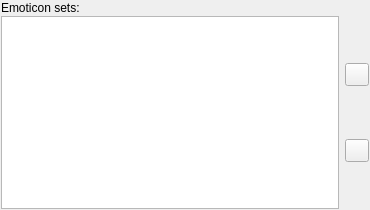
<?xml version="1.0" encoding="UTF-8"?>
<ui version="4.0">
 <class>EmoticonsOptionsClass</class>
 <widget class="QWidget" name="EmoticonsOptionsClass">
  <property name="geometry">
   <rect>
    <x>0</x>
    <y>0</y>
    <width>370</width>
    <height>210</height>
   </rect>
  </property>
  <property name="sizePolicy">
   <sizepolicy hsizetype="Preferred" vsizetype="Expanding">
    <horstretch>0</horstretch>
    <verstretch>0</verstretch>
   </sizepolicy>
  </property>
  <layout class="QVBoxLayout" name="verticalLayout">
   <property name="spacing">
    <number>1</number>
   </property>
   <property name="leftMargin">
    <number>1</number>
   </property>
   <property name="topMargin">
    <number>1</number>
   </property>
   <property name="rightMargin">
    <number>1</number>
   </property>
   <property name="bottomMargin">
    <number>1</number>
   </property>
   <item>
    <widget class="QLabel" name="lblEmoticons">
     <property name="sizePolicy">
      <sizepolicy hsizetype="MinimumExpanding" vsizetype="Preferred">
       <horstretch>0</horstretch>
       <verstretch>0</verstretch>
      </sizepolicy>
     </property>
     <property name="text">
      <string>Emoticon sets:</string>
     </property>
    </widget>
   </item>
   <item>
    <layout class="QHBoxLayout" name="horizontalLayout">
     <item>
      <widget class="QListWidget" name="lwtEmoticons">
       <property name="sizePolicy">
        <sizepolicy hsizetype="Expanding" vsizetype="Expanding">
         <horstretch>0</horstretch>
         <verstretch>0</verstretch>
        </sizepolicy>
       </property>
       <property name="whatsThis">
        <string>Here you can select emoticon sets and mark those of them to be used</string>
       </property>
      </widget>
     </item>
     <item>
      <widget class="QWidget" name="wdtButtons" native="true">
       <property name="sizePolicy">
        <sizepolicy hsizetype="Minimum" vsizetype="MinimumExpanding">
         <horstretch>0</horstretch>
         <verstretch>0</verstretch>
        </sizepolicy>
       </property>
       <layout class="QVBoxLayout">
        <property name="leftMargin">
         <number>0</number>
        </property>
        <property name="topMargin">
         <number>0</number>
        </property>
        <property name="rightMargin">
         <number>0</number>
        </property>
        <property name="bottomMargin">
         <number>0</number>
        </property>
        <item>
         <widget class="QToolButton" name="tbtUp">
          <property name="statusTip">
           <string>Priority Up</string>
          </property>
          <property name="whatsThis">
           <string>Click this button to rise priority of selected emoticon set</string>
          </property>
          <property name="text">
           <string/>
          </property>
         </widget>
        </item>
        <item>
         <widget class="QToolButton" name="tbtDown">
          <property name="statusTip">
           <string>Priority Down</string>
          </property>
          <property name="whatsThis">
           <string>Click this button to lower prioroty of selected emoticon set</string>
          </property>
          <property name="text">
           <string/>
          </property>
         </widget>
        </item>
       </layout>
      </widget>
     </item>
    </layout>
   </item>
  </layout>
 </widget>
 <layoutdefault spacing="6" margin="11"/>
 <resources/>
 <connections/>
</ui>
